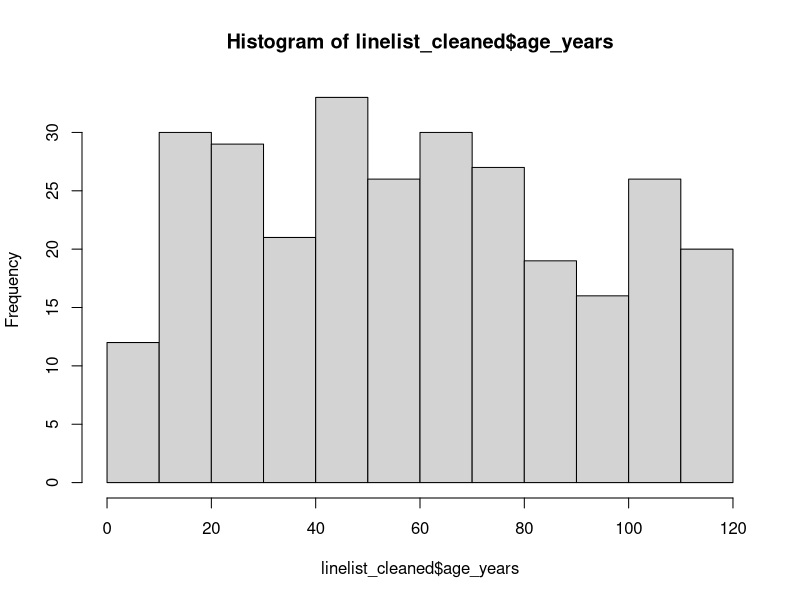
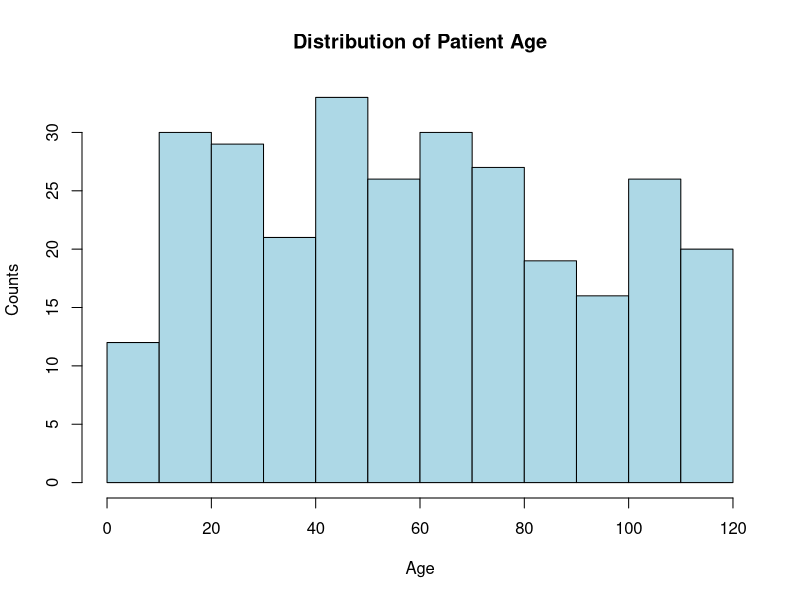

Write the R code that produced these figures, in order.
## ---- chunk 1
# Silently read AJS example dataset
linelist_raw <- read.csv("linelist_raw.csv")
linelist_cleaned <- linelist_raw
## ---- chunk 2
reporting_week <- "2018-W10"   # creates the object reporting_week by assigning a value

reporting_week                 # prints the current value of reporting_week
## ---- chunk 3
reporting_week <- "2018-W51"   # assigns a NEW value to the object reporting_week

reporting_week                 # prints the current value of reporting_week
## ---- chunk 4
# Retrieve the length of the vector age_years
# (age_years is in the data frame linelist_cleaned)
length(linelist_cleaned$age_years)  
## ---- chunk 5
class(linelist_raw$age_years)
class(linelist_raw$patient_origin)
## ---- chunk 6
summary(linelist_raw$age_years)
## ---- chunk 7
hist(linelist_cleaned$age_years)
## ---- chunk 8
hist(linelist_cleaned$age_years, main = "Distribution of Patient Age", xlab = "Age", ylab = "Counts", col = "light blue")
## ---- chunk 9
rdt_result <- NA   # Assigns the object rdt_result with the value NA (missing)
is.na(rdt_result)  # Tests whether the value of rdt_result is NA
